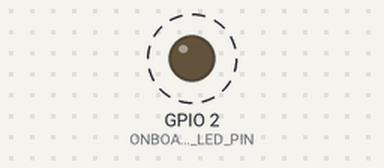
The sketch below on a simulated ESP32. Parts: output pins drawn as LEDs (lit = HIGH). Dashed ring = blinking. What the sketch prints to the serial monitor is not drawn.

Above: at 0.2 s.
Timing chart, 0 to 3.0 s (numbered marks = the images above):
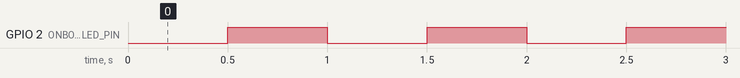

Measured:
- by itself, GPIO 2 (ONBOARD_LED_PIN): alternates HIGH for 0.50 s and LOW for 0.50 s

The sketch:

lab02.ino
```cpp
// 定义板载LED引脚（ESP32通常是2，Arduino Uno是13，根据你的开发板修改）
const int ONBOARD_LED_PIN = 2;

// 计时变量
unsigned long previousMillis = 0;  // 记录上一次状态翻转的时间
const long interval = 500;         // 闪烁间隔（500ms，1Hz = 1000ms周期）
bool ledState = LOW;               // LED当前状态

void setup() {
  pinMode(ONBOARD_LED_PIN, OUTPUT);  // 设置LED引脚为输出模式
  Serial.begin(115200);             // 可选：初始化串口，用于调试
  Serial.println("1Hz LED 闪烁启动！");
}

void loop() {
  unsigned long currentMillis = millis();  // 获取当前系统运行时间（毫秒）

  // 判断是否达到闪烁间隔
  if (currentMillis - previousMillis >= interval) {
    previousMillis = currentMillis;  // 更新上一次翻转时间
    ledState = !ledState;             // 翻转LED状态（亮 ↔ 灭）
    digitalWrite(ONBOARD_LED_PIN, ledState);  // 控制LED

    // 可选：串口输出状态
    Serial.print("LED 状态：");
    Serial.println(ledState ? "亮" : "灭");
  }
}
```
